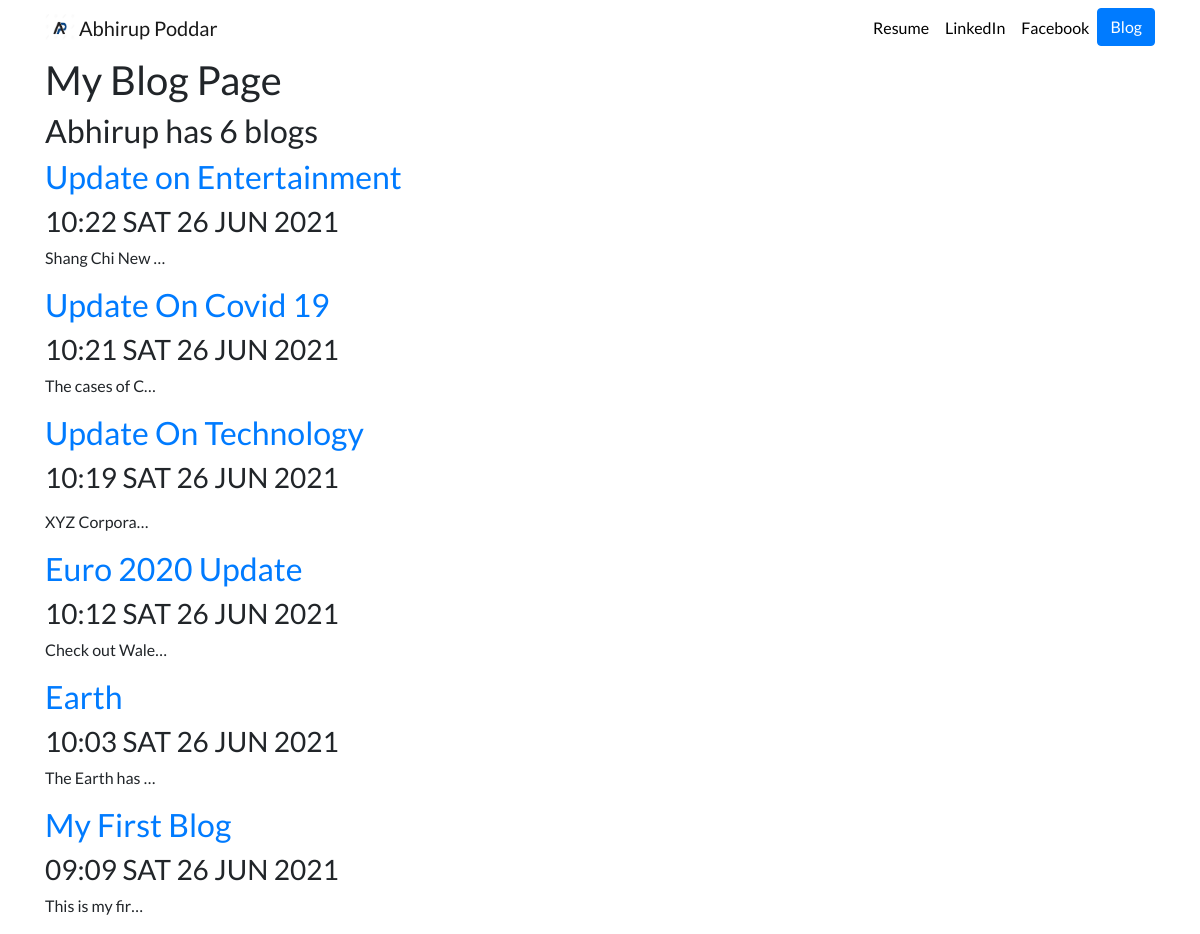
Screenshot of /blog/ with the database file from the repository.
### blog/models.py (models this page shows)
class Blogg(models.Model):
    title=models.CharField(max_length=50)
    description=models.TextField(max_length=500)
    mydatetime=models.DateTimeField()

### blog/views.py (the view)
# urls.py: path('',views.bloghome,name='bloghomepage'), #it will go to blog's views.py
def bloghome(request):
    allblogs=Blogg.objects.order_by('-mydatetime')
    return render(request, 'blog/all_blogs.html',{'keyblogs':allblogs})

### blog/templates/blog/all_blogs.html
{%extends 'portapp/base_2.html'%}
{% block content %}
<h1>My Blog Page</h1>
<h2>Abhirup has {{keyblogs.count}} blog{{keyblogs.count|pluralize}}</h2>
{%for keyblog in keyblogs%}
<a href="{% url 'blog:detailspage' keyblog.id %}"><h2>{{keyblog.title}}</h2></a>
<h3>{{keyblog.mydatetime|date:'H:i D d M Y'|upper}}</h3>
<p>{{keyblog.description|safe|truncatechars:15}}</p>
{%endfor%}
{% endblock %}

### portapp/templates/portapp/base_2.html (shortened to what this page needs)
{% load static %}
<!doctype html>
<html lang="en">
<head>
  <link rel="stylesheet" href="https://stackpath.bootstrapcdn.com/bootstrap/4.4.1/css/bootstrap.min.css">
  <link rel="stylesheet" href="{% static "portapp/custom.css" %}">
</head>
<body>
  <nav id="topNav" class="navbar navbar-expand-md navbar-light">
    <div class="container">
      <a class="navbar-brand" href="{% url 'homepage' %}">
        <img src="{% static "portapp/AP_logo.jpg" %}" width="30" height="30" class="d-inline-block align-top" alt="Abhirup's Logo">
        <span>Abhirup Poddar</span>
      </a>
      <div class="collapse navbar-collapse text-center" id="navbarNav">
        <ul class="navbar-nav ml-auto">
          <li class="nav-item">
            <a class="nav-link" href="{% static "portapp/Abhirup_Poddar_Resume.pdf" %}">Resume</a>
          </li>
          <li class="nav-item">
            <a class="nav-link" href="https://www.linkedin.com/in/abhirup-poddar-49260b177/" target="_blank">LinkedIn</a>
          </li>
          <li class="nav-item">
            <a class="nav-link" href="https://www.facebook.com/abhirup.poddar/" target="_blank">Facebook</a>
          </li>
          <li>
            <a role="button" href="{% url 'blog:bloghomepage' %}" class="btn btn-primary">Blog</a>
          </li>
        </ul>
      </div>
    </div>
  </nav>
  <div class="container">
    {% block content %}{% endblock %}
  </div>
</body>
</html>

### portapp/static/portapp/custom.css (style rules this page uses)
.navbar-nav .nav-link { color: rgba(0,0,0,1) !important; }
body { font-family: 'Lato', sans-serif; }

### rows the page displays
Blogg: title "Update on Entertainment", mydatetime "10:22 SAT 26 JUN 2021", description "Shang Chi New …"
Blogg: title "Update On Covid 19", mydatetime "10:21 SAT 26 JUN 2021", description "The cases of C…"
Blogg: title "Update On Technology", mydatetime "10:19 SAT 26 JUN 2021", description "XYZ Corpora…"
Blogg: title "Euro 2020 Update", mydatetime "10:12 SAT 26 JUN 2021", description "Check out Wale…"
Blogg: title "Earth", mydatetime "10:03 SAT 26 JUN 2021", description "The Earth has …"
Blogg: title "My First Blog", mydatetime "09:09 SAT 26 JUN 2021", description "This is my fir…"

### other values shown
{{ keyblogs.count }} "6"
